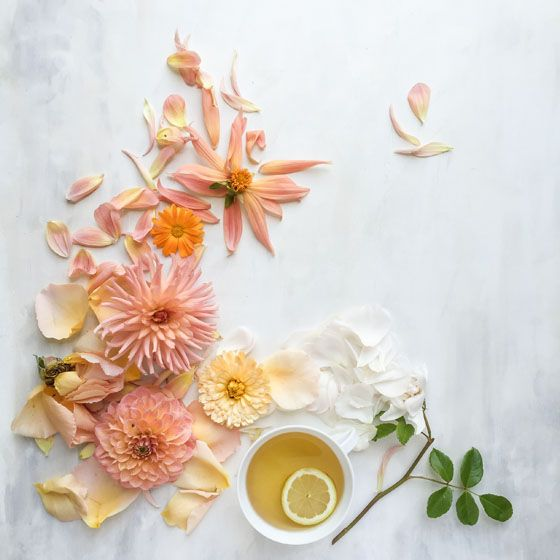
#> input picture Assignment-3/flower.jpg, 560 x 560 px
$ python Q1-D3.py
#> lines starting #> are read from the running program, lines starting #| are printed output that depends on the picture
import cv2
import numpy as np
import random


img=cv2.imread('flower.jpg')
#> img is the input picture: shape (560, 560, 3); mean B, G, R 197, 206.8, 217
h,w,c=img.shape
#> h = 560; w = 560; c = 3
#h=560,w=560
a1=0
a2=0
b1=int(560/7)    #b1=80
b2=int(560/7)    #b2=80

while True:     #Y axis loop
    a1=0
    b1=80

    while True: #X axis loop
        cv2.rectangle(img,(a1,a2),(b1,b2),(random.randint(0,255),random.randint(0,255),random.randint(0,255)),-1)
        a1+=80
        b1+=80
        if b1>560:
            break

    a2+=80
    b2+=80
    if b2>560:
        break
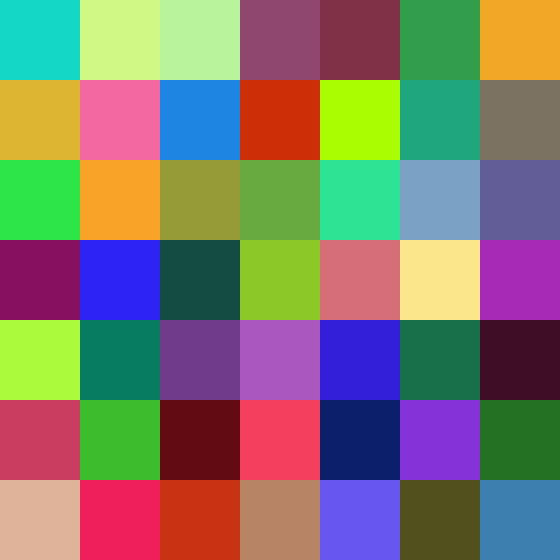
#> img: shape (560, 560, 3); mean B, G, R 108, 121.2, 127.6
#> after the loop, a2 = 560; b2 = 640
cv2.imshow('Frame',img)
